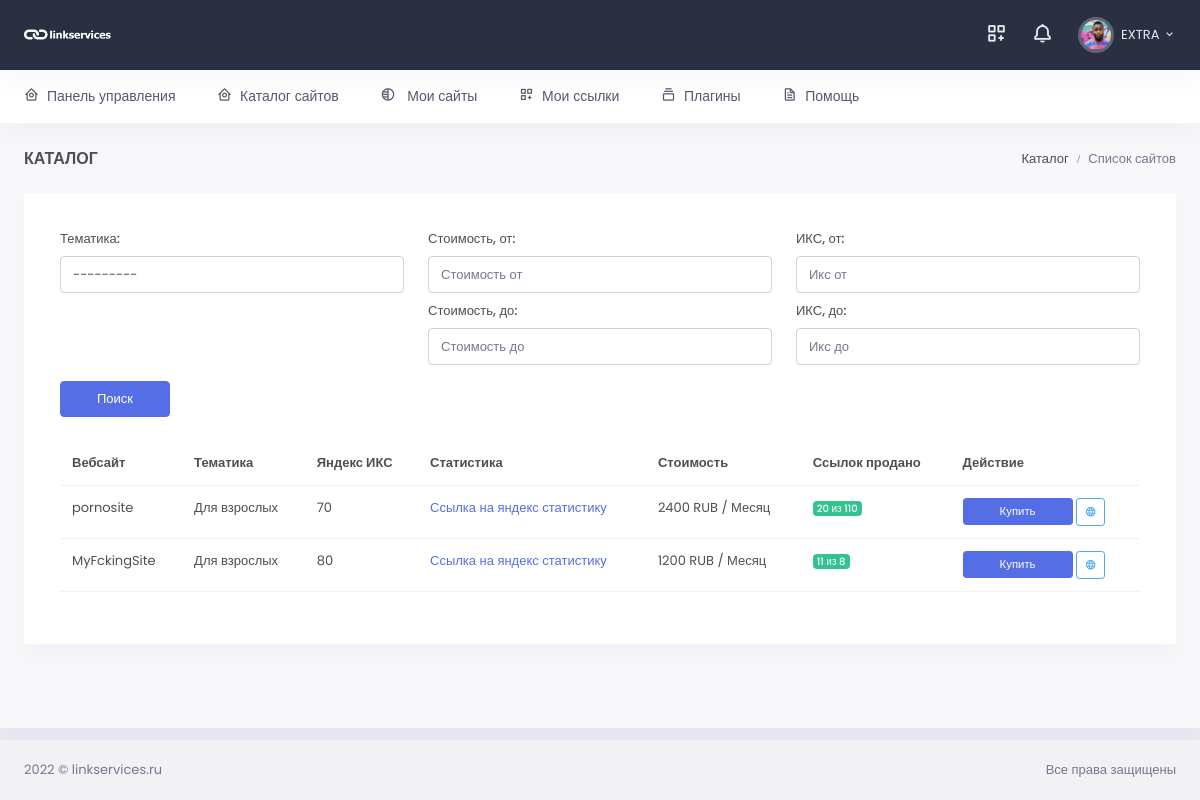
The app's page /catalog/ (signed in) with its own data.
### users/models.py (models this page shows, shortened)
class User(AbstractUser):
    email = models.EmailField(_("email address"), unique=True, )
    email_verify = models.BooleanField(default=False)
    USERNAME_FIELD = 'email'
    REQUIRED_FIELDS = ['username']
    class Meta:
        verbose_name = _("Пользователь")
        verbose_name_plural = _("Пользователи")
        ordering = ('-date_joined',)

class Profile(models.Model):
    user = models.OneToOneField(User, verbose_name="Пользователь",
                                related_name='profile', null=True, on_delete=models.CASCADE)
    chat_id = models.CharField(max_length=100, blank=True, null=True, verbose_name='Чат ID телеграмм')
    TOKEN = models.CharField(max_length=100, blank=True, null=True)
    wmz = models.CharField(max_length=200, blank=True, null=True, verbose_name='WMZ-кошелёк')
    ymoney = models.CharField(max_length=200, blank=True, null=True, verbose_name='ЮMoney-кошелёк')
    current_balance = models.PositiveIntegerField(default=0, blank=True, null=True, verbose_name="Текущий баланс")
    hold_balance = models.PositiveIntegerField(default=0, blank=True, null=True, verbose_name='На удержании')
    output_balance = models.PositiveIntegerField(default=0, blank=True, null=True, verbose_name='Ожидает вывода')
    name_telegram = models.CharField(blank=True, null=True, max_length=100, verbose_name='Телеграмм')
    avatar = models.ImageField(upload_to='avatar/%Y/%m/%d/', blank=True, null=True, verbose_name='Аватар')
    created = models.DateTimeField(auto_now_add=True, verbose_name='Создан')
    update = models.DateTimeField(auto_now=True, verbose_name='Обновлён')
    class Meta:
        verbose_name = 'Профиль пользователя'
        verbose_name_plural = 'Профили пользователей'

### site_app/models.py (models this page shows, shortened)
class WebSite(models.Model):
    MODERATION = 'На модерации'
    PUBLISHED = 'Опубликовано'
    REJECTED = 'Отклонено'
    STATUS_CHOICES = (
        (MODERATION, 'На модерации'),
        (PUBLISHED, 'Опубликовано'),
        (REJECTED, 'Отклонено')
    )
    url = models.CharField(max_length=255, verbose_name='url сайта')
    user = models.ForeignKey(Profile, related_name='user_website', on_delete=models.CASCADE,
                             max_length=100, blank=True, null=True, verbose_name='email заказчика')
    category = models.ForeignKey(Category, on_delete=models.CASCADE, verbose_name='Тематика')
    price = models.IntegerField(verbose_name='Цена')
    status = models.CharField(max_length=20, choices=STATUS_CHOICES, default=MODERATION, verbose_name='Статус')
    total_link = models.IntegerField(verbose_name='Всего ссылок', blank=True, null=True)
    yandex_x = models.IntegerField(verbose_name='Яндекс Икс', blank=True, null=True)
    yandex_stat = models.CharField(max_length=255, verbose_name='Яндекс статистика')
    increase = models.PositiveIntegerField(verbose_name='Наценка %', default=50, blank=True, null=True)
    password_yandex = models.CharField(max_length=250, verbose_name='Пароль от статистики', blank=True, null=True)
    created = models.DateTimeField(auto_now_add=True, verbose_name='Добавлено')
    update = models.DateTimeField(auto_now=True, verbose_name='Изменено')
    class Meta:
        verbose_name = 'Сайт'
        verbose_name_plural = 'Сайты'
        ordering = ('-created',)
    def get_absolute_url(self):
        return reverse('buy-link', kwargs={"pk": self.pk})
    def get_increase_price(self):
        return int(self.price * (self.increase / 100 + 1))
    def get_total_link(self):
        return self.link_set.count()

class Category(models.Model):
    name = models.CharField(max_length=200, verbose_name='Тематика')
    slug = models.SlugField()
    def __str__(self):
        return self.name
    class Meta:
        verbose_name = 'Тематика'
        verbose_name_plural = 'Тематики'
        ordering = ('name',)

### main/views.py (the view)
# urls.py: path('catalog/', Catalog.as_view(), name='catalog'),
class Catalog(LoginRequiredMixin, FilterView, ListView):
    template_name = 'main/catalog.html'
    context_object_name = 'website'
    paginate_by = 10
    model = WebSite
    filterset_class = SiteFilter
    def get_queryset(self):
        return WebSite.objects.filter(status='Опубликовано')\
            .select_related('category').exclude(user=self.request.user.profile)
    def get_context_data(self, *, object_list=None, **kwargs):
        context = super(Catalog, self).get_context_data(**kwargs)
        context['title'] = 'Каталог сайтов'
        return context

### main/templates/main/catalog.html (shortened to what this page needs)
{% extends 'base.html' %}
{% load static %}
{% block content %}
<div id="layout-wrapper">
    <div class="main-content">
        <div class="page-content">
            <div class="container-fluid">
                <div class="row">
                    <div class="col-12">
                        <div class="page-title-box d-sm-flex align-items-center justify-content-between">
                            <h4 class="mb-sm-0 font-size-18">Каталог</h4>
                            <div class="page-title-right">
                                <ol class="breadcrumb m-0">
                                    <li class="breadcrumb-item"><a href="javascript: void(0);">Каталог</a></li>
                                    <li class="breadcrumb-item active">Список сайтов</li>
                                </ol>
                            </div>
                        </div>
                    </div>
                </div>
                <div class="row">
                    <div class="col-lg-12">
                        <div class="card">
                            <div class="card-body">
                                <div class="tab-content p-3">
                                    <div class="tab-pane active" id="all-order" role="tabpanel">
                                        <form method="get">
                                            <div class="row">
                                                <div class="col-xl col-sm-6">
                                                    <div class="mb-3">
                                                        <label class="form-label">Тематика:</label>
                                                        {{ filter.form.category }}
                                                    </div>
                                                </div>
                                                <div class="col-xl col-sm-6">
                                                    <div class="mb-3">
                                                        <label class="form-label">Стоимость, от:</label>
                                                        <input type="number" class="form-control" id="id_price__gt"
                                                               placeholder="Стоимость от" name="price__gt" step="any">
                                                        <label class="form-label mt-2">Стоимость, до:</label>
                                                        <input type="number" class="form-control" id="id_price__lt"
                                                               placeholder="Стоимость до" name="price__lt" step="any">
                                                    </div>
                                                </div>
                                                <div class="col-xl col-sm-6">
                                                    <div class="mb-3">
                                                        <label class="form-label">ИКС, от:</label>
                                                       <input type="number" class="form-control" id="id_yandex_x__gt"
                                                               placeholder="Икс от" name="yandex_x__gt" step="any">
                                                        <label class="form-label mt-2">ИКС, до:</label>
                                                         <input type="number" class="form-control" id="id_yandex_x__lt"
                                                               placeholder="Икс до" name="yandex_x__lt" step="any">
                                                    </div>
                                                </div>
                                            </div>
                                            <div class="row">
                                                <div class="col-xl col-sm-6 align-self-end">
                                                    <div class="mb-3">
                                                        <button type="submit" class="btn btn-primary w-md">Поиск
                                                        </button>
                                                    </div>
                                                </div>
                                            </div>
                                        </form>
                                        <div class="table-responsive mt-2">
                                            <table class="table table-hover datatable dt-responsive nowrap"
                                                   style="border-collapse: collapse; border-spacing: 0; width: 100%;">
                                                <thead>
                                                <tr>
                                                    <th scope="col">Вебсайт</th>
                                                    <th scope="col">Тематика</th>
                                                    <th scope="col">Яндекс ИКС</th>
                                                    <th scope="col">Статистика</th>
                                                    <th scope="col">Стоимость</th>
                                                    <th scope="col">Ссылок продано</th>
                                                    <th scope="col">Действие</th>
                                                </tr>
                                                </thead>
                                                <tbody>
                                                {% for item in website %}
                                                {% include 'main/partials/itemSites.html' %}
                                                {% endfor %}
                                                </tbody>
                                            </table>
                                        </div>
                                    </div>
                                </div>
                            </div>
                        </div>
                    </div>
                </div>
            </div>
        </div>
    </div>
</div>
{% endblock %}

### templates/inc/_header.html (shortened to what this page needs)
{% load static %}
<header id="page-topbar">
    <div class="navbar-header">
        <div class="d-flex">
            <div class="navbar-brand-box">
                <a href="{% url 'profile' pk=user.id %}" class="logo logo-light">
                    <span class="logo-lg">
                                    <img src="{% static '/images/logo-light.png' %}" alt="" height="19">
                                </span>
                </a>
            </div>
        </div>
        <div class="d-flex">
            <div class="dropdown d-none d-lg-inline-block ms-1">
                <button type="button" class="btn header-item noti-icon waves-effect"
                        data-bs-toggle="dropdown" aria-haspopup="true" aria-expanded="false">
                    <i class="bx bx-customize"></i>
                </button>
            </div>
            <div class="dropdown d-inline-block">
                <button type="button" class="btn header-item noti-icon waves-effect"
                        id="page-header-notifications-dropdown"
                        data-bs-toggle="dropdown" aria-haspopup="true" aria-expanded="false">
                    {% if user.profile.chat_id %}
                    <i class="bx bx-bell"></i>
                    {% else %}
                    <i class="bx bx-bell bx-tada"></i>
                    <span class="badge bg-danger rounded-pill">1</span>
                    {% endif %}
                </button>
            </div>
            <div class="dropdown d-inline-block">
                <button type="button" class="btn header-item waves-effect" id="page-header-user-dropdown"
                        data-bs-toggle="dropdown" aria-haspopup="true" aria-expanded="false">
                    <img class="rounded-circle header-profile-user"
                         src="{% if user.profile.avatar %}{{ user.profile.avatar.url }}{% else %}{% static '/images/favicon.ico' %}{% endif %}"
                     alt="Header Avatar">
                    <span class="d-none d-xl-inline-block ms-1" key="t-henry">{{ user.username }}</span>
                    <i class="mdi mdi-chevron-down d-none d-xl-inline-block"></i>
                </button>
            </div>
        </div>
    </div>
</header>
<div class="topnav">
    <div class="container-fluid">
        <nav class="navbar navbar-light navbar-expand-lg topnav-menu">
            <div class="collapse navbar-collapse" id="topnav-menu-content">
                <ul class="navbar-nav">
                    <li class="nav-item dropdown">
                        <a class="nav-link dropdown-toggle arrow-none" href="{% url 'profile' pk=user.id %}" id="topnav-dashboard"
                           role="button">
                            <i class="bx bx-home-circle me-2"></i><span key="t-dashboards">Панель управления</span>
                        </a>
                    </li>
                    <li class="nav-item dropdown">
                        <a class="nav-link dropdown-toggle arrow-none" href="{% url 'catalog' %}" id="topnav-dashboard"
                           role="button">
                            <i class="bx bx-home-circle me-2"></i><span key="t-dashboards">Каталог сайтов</span>
                        </a>
                    </li>
                    <li class="nav-item dropdown">
                        <a class="nav-link dropdown-toggle arrow-none" href="{% url 'my-sites' %}" id="topnav-uielement"
                           role="button">
                            <i class="bx bx-tone me-2"></i>
                            <span key="t-ui-elements">Мои сайты</span>
                        </a>
                    </li>
                    <li class="nav-item dropdown">
                        <a class="nav-link dropdown-toggle arrow-none" href="{% url 'my-links' %}" id="topnav-pages"
                           role="button">
                            <i class="bx bx-customize me-2"></i><span key="t-apps">Мои ссылки</span>
                        </a>
                    </li>
                    <li class="nav-item dropdown">
                        <a class="nav-link dropdown-toggle arrow-none" href="{% url 'plugins' %}" id="topnav-components"
                           role="button">
                            <i class="bx bx-collection me-2"></i><span key="t-components">Плагины</span>
                        </a>
                    </li>
                    <li class="nav-item dropdown">
                        <a class="nav-link dropdown-toggle arrow-none" href="{% url 'help' %}" id="topnav-more"
                           role="button">
                            <i class="bx bx-file me-2"></i><span key="t-extra-pages">Помощь</span>
                        </a>
                    </li>
                </ul>
            </div>
        </nav>
    </div>
</div>

### main/templates/main/partials/itemSites.html
<tr>
    <td>{{ item.url }}</td>
    <td>{{ item.category }}</td>
    <td>{{ item.yandex_x }}</td>
    <td><a href="{{ item.yandex_stat }}"> Ссылка на яндекс статистику</a></td>
    <td>{{ item.get_increase_price }} RUB / Месяц</td>
    <td>
        <span class="badge bg-success font-size-10">
           {{ item.get_total_link }} из {{ item.total_link }}</span>
    </td>
    <td>
        <a href="{{ item.get_absolute_url }}" class="btn btn-primary btn-sm w-md">Купить</a>
        <a href="{{ item.url}}" target="_blank" class="btn btn-outline-info btn-sm"><i
                class="mdi mdi-web"></i></a>
    </td>
</tr>

### records on screen
User: avatar (picture), username "EXTRA"
WebSite: url "pornosite", category "Для взрослых", yandex_x "70", get_increase_price "2400", get_total_link "20", total_link "110"
WebSite: url "MyFckingSite", category "Для взрослых", yandex_x "80", get_increase_price "1200", get_total_link "11", total_link "8"
